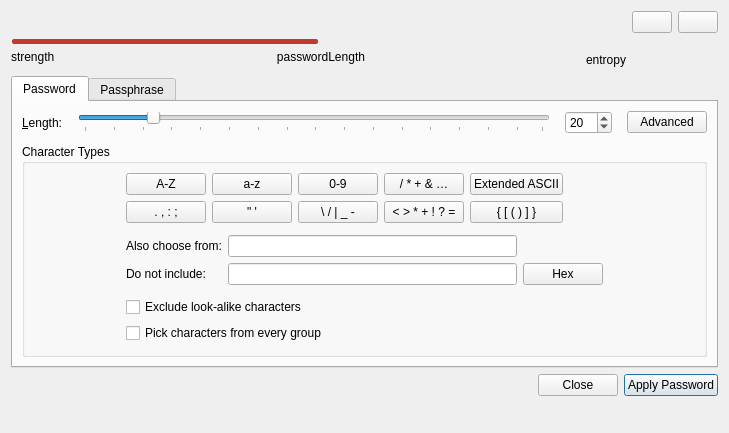
<?xml version="1.0" encoding="UTF-8"?>
<ui version="4.0">
 <class>PasswordGeneratorWidget</class>
 <widget class="QWidget" name="PasswordGeneratorWidget">
  <property name="geometry">
   <rect>
    <x>0</x>
    <y>0</y>
    <width>729</width>
    <height>433</height>
   </rect>
  </property>
  <property name="windowTitle">
   <string>Generate Password</string>
  </property>
  <layout class="QVBoxLayout" name="verticalLayout_2" stretch="0,0,0,0">
   <item>
    <layout class="QGridLayout" name="passwordFieldLayout">
     <item row="2" column="0">
      <layout class="QHBoxLayout" name="passwordStrengthTextLayout">
       <item>
        <widget class="QLabel" name="strengthLabel">
         <property name="maximumSize">
          <size>
           <width>16777215</width>
           <height>30</height>
          </size>
         </property>
         <property name="text">
          <string comment="Password strength">strength</string>
         </property>
         <property name="textFormat">
          <enum>Qt::PlainText</enum>
         </property>
         <property name="alignment">
          <set>Qt::AlignLeading|Qt::AlignLeft|Qt::AlignTop</set>
         </property>
         <property name="margin">
          <number>3</number>
         </property>
         <property name="wordWrap">
          <bool>true</bool>
         </property>
        </widget>
       </item>
       <item>
        <spacer name="horizontalSpacer_2">
         <property name="orientation">
          <enum>Qt::Horizontal</enum>
         </property>
         <property name="sizeHint" stdset="0">
          <size>
           <width>40</width>
           <height>20</height>
          </size>
         </property>
        </spacer>
       </item>
       <item>
        <widget class="QLabel" name="passwordLengthLabel">
         <property name="sizePolicy">
          <sizepolicy hsizetype="Preferred" vsizetype="Fixed">
           <horstretch>0</horstretch>
           <verstretch>0</verstretch>
          </sizepolicy>
         </property>
         <property name="maximumSize">
          <size>
           <width>16777215</width>
           <height>30</height>
          </size>
         </property>
         <property name="text">
          <string>passwordLength</string>
         </property>
         <property name="alignment">
          <set>Qt::AlignRight|Qt::AlignTop|Qt::AlignTrailing</set>
         </property>
         <property name="margin">
          <number>3</number>
         </property>
         <property name="wordWrap">
          <bool>true</bool>
         </property>
        </widget>
       </item>
       <item>
        <spacer name="horizontalSpacer_6">
         <property name="orientation">
          <enum>Qt::Horizontal</enum>
         </property>
         <property name="sizeHint" stdset="0">
          <size>
           <width>40</width>
           <height>20</height>
          </size>
         </property>
        </spacer>
       </item>
       <item>
        <widget class="QLabel" name="entropyLabel">
         <property name="sizePolicy">
          <sizepolicy hsizetype="Preferred" vsizetype="Fixed">
           <horstretch>0</horstretch>
           <verstretch>0</verstretch>
          </sizepolicy>
         </property>
         <property name="text">
          <string>entropy</string>
         </property>
         <property name="alignment">
          <set>Qt::AlignRight|Qt::AlignTop|Qt::AlignTrailing</set>
         </property>
         <property name="margin">
          <number>3</number>
         </property>
         <property name="wordWrap">
          <bool>true</bool>
         </property>
        </widget>
       </item>
      </layout>
     </item>
     <item row="0" column="0">
      <widget class="PasswordWidget" name="editNewPassword" native="true">
       <property name="sizePolicy">
        <sizepolicy hsizetype="Preferred" vsizetype="Preferred">
         <horstretch>0</horstretch>
         <verstretch>0</verstretch>
        </sizepolicy>
       </property>
       <property name="focusPolicy">
        <enum>Qt::StrongFocus</enum>
       </property>
       <property name="accessibleName">
        <string>Generated password</string>
       </property>
      </widget>
     </item>
     <item row="1" column="0">
      <widget class="QProgressBar" name="entropyProgressBar">
       <property name="minimumSize">
        <size>
         <width>50</width>
         <height>5</height>
        </size>
       </property>
       <property name="maximumSize">
        <size>
         <width>16777215</width>
         <height>5</height>
        </size>
       </property>
       <property name="styleSheet">
        <string notr="true">QProgressBar {
	border: none;
	height: 2px;
    font-size: 1px;
	background-color: transparent;
    padding: 0 1px;
}
QProgressBar::chunk {
	background-color: #c0392b;
	border-radius: 2px;
}</string>
       </property>
       <property name="maximum">
        <number>200</number>
       </property>
       <property name="value">
        <number>100</number>
       </property>
       <property name="textVisible">
        <bool>false</bool>
       </property>
       <property name="orientation">
        <enum>Qt::Horizontal</enum>
       </property>
       <property name="invertedAppearance">
        <bool>false</bool>
       </property>
       <property name="textDirection">
        <enum>QProgressBar::TopToBottom</enum>
       </property>
       <property name="format">
        <string>%p%</string>
       </property>
      </widget>
     </item>
     <item row="0" column="1">
      <widget class="QPushButton" name="buttonGenerate">
       <property name="focusPolicy">
        <enum>Qt::TabFocus</enum>
       </property>
       <property name="accessibleDescription">
        <string>Regenerate password</string>
       </property>
       <property name="shortcut">
        <string notr="true">Ctrl+R</string>
       </property>
      </widget>
     </item>
     <item row="0" column="2">
      <widget class="QPushButton" name="buttonCopy">
       <property name="focusPolicy">
        <enum>Qt::TabFocus</enum>
       </property>
       <property name="toolTip">
        <string>Copy password</string>
       </property>
       <property name="accessibleDescription">
        <string>Copy password</string>
       </property>
       <property name="shortcut">
        <string notr="true">Ctrl+C</string>
       </property>
      </widget>
     </item>
    </layout>
   </item>
   <item>
    <widget class="QTabWidget" name="tabWidget">
     <property name="sizePolicy">
      <sizepolicy hsizetype="Expanding" vsizetype="Minimum">
       <horstretch>0</horstretch>
       <verstretch>0</verstretch>
      </sizepolicy>
     </property>
     <property name="tabPosition">
      <enum>QTabWidget::North</enum>
     </property>
     <property name="currentIndex">
      <number>0</number>
     </property>
     <widget class="QWidget" name="passwordWidget">
      <attribute name="title">
       <string>Password</string>
      </attribute>
      <layout class="QGridLayout" name="_2">
       <property name="verticalSpacing">
        <number>10</number>
       </property>
       <item row="0" column="0">
        <layout class="QHBoxLayout" name="passwordLengthSliderLayout">
         <property name="spacing">
          <number>15</number>
         </property>
         <property name="sizeConstraint">
          <enum>QLayout::SetMinimumSize</enum>
         </property>
         <property name="topMargin">
          <number>0</number>
         </property>
         <item>
          <widget class="QLabel" name="labelLength">
           <property name="text">
            <string>&amp;Length:</string>
           </property>
           <property name="buddy">
            <cstring>spinBoxLength</cstring>
           </property>
          </widget>
         </item>
         <item>
          <widget class="QSlider" name="sliderLength">
           <property name="accessibleName">
            <string>Password length</string>
           </property>
           <property name="minimum">
            <number>1</number>
           </property>
           <property name="maximum">
            <number>128</number>
           </property>
           <property name="sliderPosition">
            <number>20</number>
           </property>
           <property name="orientation">
            <enum>Qt::Horizontal</enum>
           </property>
           <property name="tickPosition">
            <enum>QSlider::TicksBelow</enum>
           </property>
           <property name="tickInterval">
            <number>8</number>
           </property>
          </widget>
         </item>
         <item>
          <widget class="QSpinBox" name="spinBoxLength">
           <property name="accessibleName">
            <string>Password length</string>
           </property>
           <property name="minimum">
            <number>1</number>
           </property>
           <property name="maximum">
            <number>999</number>
           </property>
           <property name="value">
            <number>20</number>
           </property>
          </widget>
         </item>
         <item>
          <widget class="QPushButton" name="buttonAdvancedMode">
           <property name="focusPolicy">
            <enum>Qt::TabFocus</enum>
           </property>
           <property name="toolTip">
            <string>Switch to advanced mode</string>
           </property>
           <property name="text">
            <string>Advanced</string>
           </property>
           <property name="checkable">
            <bool>true</bool>
           </property>
           <attribute name="buttonGroup">
            <string notr="true">optionButtons</string>
           </attribute>
          </widget>
         </item>
        </layout>
       </item>
       <item row="1" column="0">
        <widget class="QGroupBox" name="groupBox">
         <property name="title">
          <string>Character Types</string>
         </property>
         <layout class="QHBoxLayout" name="horizontalLayout">
          <item>
           <spacer name="horizontalSpacer">
            <property name="orientation">
             <enum>Qt::Horizontal</enum>
            </property>
            <property name="sizeHint" stdset="0">
             <size>
              <width>40</width>
              <height>20</height>
             </size>
            </property>
           </spacer>
          </item>
          <item>
           <layout class="QVBoxLayout" name="characterTypesLayout">
            <item>
             <layout class="QGridLayout" name="characterButtons">
              <property name="bottomMargin">
               <number>6</number>
              </property>
              <item row="0" column="3">
               <widget class="QPushButton" name="checkBoxSpecialChars">
                <property name="enabled">
                 <bool>true</bool>
                </property>
                <property name="focusPolicy">
                 <enum>Qt::TabFocus</enum>
                </property>
                <property name="toolTip">
                 <string>Special characters</string>
                </property>
                <property name="accessibleName">
                 <string>Special characters</string>
                </property>
                <property name="text">
                 <string notr="true">/ * + &amp;&amp; …</string>
                </property>
                <property name="checkable">
                 <bool>true</bool>
                </property>
                <attribute name="buttonGroup">
                 <string notr="true">optionButtons</string>
                </attribute>
               </widget>
              </item>
              <item row="1" column="1">
               <widget class="QPushButton" name="checkBoxQuotes">
                <property name="focusPolicy">
                 <enum>Qt::TabFocus</enum>
                </property>
                <property name="toolTip">
                 <string>Quotes</string>
                </property>
                <property name="accessibleName">
                 <string>Quotes</string>
                </property>
                <property name="text">
                 <string notr="true">&quot; '</string>
                </property>
                <property name="checkable">
                 <bool>true</bool>
                </property>
                <attribute name="buttonGroup">
                 <string notr="true">optionButtons</string>
                </attribute>
               </widget>
              </item>
              <item row="1" column="0">
               <widget class="QPushButton" name="checkBoxPunctuation">
                <property name="focusPolicy">
                 <enum>Qt::TabFocus</enum>
                </property>
                <property name="toolTip">
                 <string>Punctuation</string>
                </property>
                <property name="accessibleName">
                 <string>Punctuation</string>
                </property>
                <property name="text">
                 <string notr="true">. , : ;</string>
                </property>
                <property name="checkable">
                 <bool>true</bool>
                </property>
                <attribute name="buttonGroup">
                 <string notr="true">optionButtons</string>
                </attribute>
               </widget>
              </item>
              <item row="1" column="2">
               <widget class="QPushButton" name="checkBoxDashes">
                <property name="focusPolicy">
                 <enum>Qt::TabFocus</enum>
                </property>
                <property name="toolTip">
                 <string>Dashes and Slashes</string>
                </property>
                <property name="accessibleName">
                 <string>Dashes and Slashes</string>
                </property>
                <property name="text">
                 <string notr="true">\ / | _ -</string>
                </property>
                <property name="checkable">
                 <bool>true</bool>
                </property>
                <attribute name="buttonGroup">
                 <string notr="true">optionButtons</string>
                </attribute>
               </widget>
              </item>
              <item row="0" column="0">
               <widget class="QPushButton" name="checkBoxUpper">
                <property name="focusPolicy">
                 <enum>Qt::TabFocus</enum>
                </property>
                <property name="toolTip">
                 <string>Upper-case letters</string>
                </property>
                <property name="accessibleName">
                 <string>Upper-case letters</string>
                </property>
                <property name="text">
                 <string notr="true">A-Z</string>
                </property>
                <property name="checkable">
                 <bool>true</bool>
                </property>
                <attribute name="buttonGroup">
                 <string notr="true">optionButtons</string>
                </attribute>
               </widget>
              </item>
              <item row="0" column="2">
               <widget class="QPushButton" name="checkBoxNumbers">
                <property name="focusPolicy">
                 <enum>Qt::TabFocus</enum>
                </property>
                <property name="toolTip">
                 <string>Numbers</string>
                </property>
                <property name="accessibleName">
                 <string>Numbers</string>
                </property>
                <property name="text">
                 <string notr="true">0-9</string>
                </property>
                <property name="checkable">
                 <bool>true</bool>
                </property>
                <attribute name="buttonGroup">
                 <string notr="true">optionButtons</string>
                </attribute>
               </widget>
              </item>
              <item row="0" column="1">
               <widget class="QPushButton" name="checkBoxLower">
                <property name="focusPolicy">
                 <enum>Qt::TabFocus</enum>
                </property>
                <property name="toolTip">
                 <string>Lower-case letters</string>
                </property>
                <property name="accessibleName">
                 <string>Lower-case letters</string>
                </property>
                <property name="text">
                 <string notr="true">a-z</string>
                </property>
                <property name="checkable">
                 <bool>true</bool>
                </property>
                <attribute name="buttonGroup">
                 <string notr="true">optionButtons</string>
                </attribute>
               </widget>
              </item>
              <item row="1" column="3">
               <widget class="QPushButton" name="checkBoxMath">
                <property name="focusPolicy">
                 <enum>Qt::TabFocus</enum>
                </property>
                <property name="toolTip">
                 <string>Math Symbols</string>
                </property>
                <property name="accessibleName">
                 <string>Math Symbols</string>
                </property>
                <property name="text">
                 <string notr="true">&lt; &gt; * + ! ? =</string>
                </property>
                <property name="checkable">
                 <bool>true</bool>
                </property>
                <attribute name="buttonGroup">
                 <string notr="true">optionButtons</string>
                </attribute>
               </widget>
              </item>
              <item row="0" column="4">
               <widget class="QPushButton" name="checkBoxExtASCII">
                <property name="focusPolicy">
                 <enum>Qt::TabFocus</enum>
                </property>
                <property name="toolTip">
                 <string>Extended ASCII</string>
                </property>
                <property name="accessibleName">
                 <string>Extended ASCII</string>
                </property>
                <property name="text">
                 <string>Extended ASCII</string>
                </property>
                <property name="checkable">
                 <bool>true</bool>
                </property>
                <attribute name="buttonGroup">
                 <string notr="true">optionButtons</string>
                </attribute>
               </widget>
              </item>
              <item row="1" column="4">
               <widget class="QPushButton" name="checkBoxBraces">
                <property name="focusPolicy">
                 <enum>Qt::TabFocus</enum>
                </property>
                <property name="toolTip">
                 <string>Braces</string>
                </property>
                <property name="accessibleName">
                 <string>Braces</string>
                </property>
                <property name="text">
                 <string notr="true">{ [ ( ) ] }</string>
                </property>
                <property name="checkable">
                 <bool>true</bool>
                </property>
                <attribute name="buttonGroup">
                 <string notr="true">optionButtons</string>
                </attribute>
               </widget>
              </item>
              <item row="0" column="5">
               <spacer name="horizontalSpacer_3">
                <property name="orientation">
                 <enum>Qt::Horizontal</enum>
                </property>
                <property name="sizeHint" stdset="0">
                 <size>
                  <width>40</width>
                  <height>20</height>
                 </size>
                </property>
               </spacer>
              </item>
             </layout>
            </item>
            <item>
             <widget class="QWidget" name="advancedContainer" native="true">
              <layout class="QVBoxLayout" name="verticalLayout_3">
               <property name="leftMargin">
                <number>0</number>
               </property>
               <property name="topMargin">
                <number>0</number>
               </property>
               <property name="rightMargin">
                <number>0</number>
               </property>
               <property name="bottomMargin">
                <number>0</number>
               </property>
               <item>
                <layout class="QGridLayout" name="gridLayout">
                 <property name="bottomMargin">
                  <number>6</number>
                 </property>
                 <item row="1" column="0">
                  <widget class="QLabel" name="labelExcludedChars">
                   <property name="text">
                    <string>Do not include:</string>
                   </property>
                  </widget>
                 </item>
                 <item row="0" column="1">
                  <widget class="QLineEdit" name="editAdditionalChars">
                   <property name="sizePolicy">
                    <sizepolicy hsizetype="Minimum" vsizetype="Fixed">
                     <horstretch>0</horstretch>
                     <verstretch>0</verstretch>
                    </sizepolicy>
                   </property>
                   <property name="toolTip">
                    <string>Additional characters to use for the generated password</string>
                   </property>
                   <property name="accessibleName">
                    <string>Additional characters</string>
                   </property>
                   <property name="clearButtonEnabled">
                    <bool>true</bool>
                   </property>
                  </widget>
                 </item>
                 <item row="1" column="2">
                  <widget class="QPushButton" name="buttonAddHex">
                   <property name="focusPolicy">
                    <enum>Qt::TabFocus</enum>
                   </property>
                   <property name="toolTip">
                    <string>Add non-hex letters to &quot;do not include&quot; list</string>
                   </property>
                   <property name="accessibleName">
                    <string>Hex Passwords</string>
                   </property>
                   <property name="text">
                    <string>Hex</string>
                   </property>
                  </widget>
                 </item>
                 <item row="1" column="1">
                  <widget class="QLineEdit" name="editExcludedChars">
                   <property name="sizePolicy">
                    <sizepolicy hsizetype="MinimumExpanding" vsizetype="Fixed">
                     <horstretch>0</horstretch>
                     <verstretch>0</verstretch>
                    </sizepolicy>
                   </property>
                   <property name="toolTip">
                    <string>Character set to exclude from generated password</string>
                   </property>
                   <property name="accessibleName">
                    <string>Excluded characters</string>
                   </property>
                   <property name="clearButtonEnabled">
                    <bool>true</bool>
                   </property>
                  </widget>
                 </item>
                 <item row="0" column="0">
                  <widget class="QLabel" name="label">
                   <property name="text">
                    <string>Also choose from:</string>
                   </property>
                  </widget>
                 </item>
                </layout>
               </item>
               <item>
                <widget class="QCheckBox" name="checkBoxExcludeAlike">
                 <property name="toolTip">
                  <string>Excluded characters: &quot;0&quot;, &quot;1&quot;, &quot;l&quot;, &quot;I&quot;, &quot;O&quot;, &quot;|&quot;, &quot;﹒&quot;, &quot;B&quot;, &quot;8&quot;, &quot;G&quot;, &quot;6&quot;</string>
                 </property>
                 <property name="accessibleDescription">
                  <string>Excluded characters: &quot;0&quot;, &quot;1&quot;, &quot;l&quot;, &quot;I&quot;, &quot;O&quot;, &quot;|&quot;, &quot;﹒&quot;, &quot;B&quot;, &quot;8&quot;, &quot;G&quot;, &quot;6&quot;</string>
                 </property>
                 <property name="text">
                  <string>Exclude look-alike characters</string>
                 </property>
                 <attribute name="buttonGroup">
                  <string notr="true">optionButtons</string>
                 </attribute>
                </widget>
               </item>
               <item>
                <widget class="QCheckBox" name="checkBoxEnsureEvery">
                 <property name="text">
                  <string>Pick characters from every group</string>
                 </property>
                 <attribute name="buttonGroup">
                  <string notr="true">optionButtons</string>
                 </attribute>
                </widget>
               </item>
              </layout>
             </widget>
            </item>
           </layout>
          </item>
          <item>
           <spacer name="horizontalSpacer_8">
            <property name="orientation">
             <enum>Qt::Horizontal</enum>
            </property>
            <property name="sizeHint" stdset="0">
             <size>
              <width>40</width>
              <height>20</height>
             </size>
            </property>
           </spacer>
          </item>
         </layout>
        </widget>
       </item>
      </layout>
     </widget>
     <widget class="QWidget" name="dicewareWidget">
      <attribute name="title">
       <string>Passphrase</string>
      </attribute>
      <layout class="QGridLayout" name="gridLayout_2">
       <item row="0" column="0">
        <layout class="QGridLayout" name="gridLayout_3">
         <item row="1" column="1" alignment="Qt::AlignRight">
          <widget class="QLabel" name="labelWordList">
           <property name="sizePolicy">
            <sizepolicy hsizetype="Minimum" vsizetype="Preferred">
             <horstretch>0</horstretch>
             <verstretch>0</verstretch>
            </sizepolicy>
           </property>
           <property name="text">
            <string>Wordlist:</string>
           </property>
          </widget>
         </item>
         <item row="3" column="2">
          <layout class="QHBoxLayout" name="horizontalLayout_9">
           <item>
            <widget class="QLineEdit" name="editWordSeparator">
             <property name="sizePolicy">
              <sizepolicy hsizetype="Minimum" vsizetype="Fixed">
               <horstretch>0</horstretch>
               <verstretch>0</verstretch>
              </sizepolicy>
             </property>
             <property name="minimumSize">
              <size>
               <width>20</width>
               <height>0</height>
              </size>
             </property>
             <property name="text">
              <string/>
             </property>
            </widget>
           </item>
           <item>
            <spacer name="horizontalSpacer_7">
             <property name="orientation">
              <enum>Qt::Horizontal</enum>
             </property>
             <property name="sizeHint" stdset="0">
              <size>
               <width>40</width>
               <height>20</height>
              </size>
             </property>
            </spacer>
           </item>
          </layout>
         </item>
         <item row="2" column="1" alignment="Qt::AlignRight">
          <widget class="QLabel" name="labelWordCount">
           <property name="text">
            <string>Word Count:</string>
           </property>
           <property name="buddy">
            <cstring>spinBoxLength</cstring>
           </property>
          </widget>
         </item>
         <item row="4" column="1" alignment="Qt::AlignRight">
          <widget class="QLabel" name="wordCaseLabel">
           <property name="text">
            <string>Word Case:</string>
           </property>
          </widget>
         </item>
         <item row="1" column="2">
          <layout class="QHBoxLayout" name="horizontalLayout_10">
           <item>
            <widget class="QComboBox" name="comboBoxWordList">
             <property name="sizePolicy">
              <sizepolicy hsizetype="Expanding" vsizetype="Fixed">
               <horstretch>0</horstretch>
               <verstretch>0</verstretch>
              </sizepolicy>
             </property>
            </widget>
           </item>
           <item>
            <widget class="QPushButton" name="buttonDeleteWordList">
             <property name="focusPolicy">
              <enum>Qt::TabFocus</enum>
             </property>
             <property name="toolTip">
              <string>Delete selected wordlist</string>
             </property>
             <property name="accessibleDescription">
              <string>Delete selected wordlist</string>
             </property>
            </widget>
           </item>
           <item>
            <widget class="QPushButton" name="buttonAddWordList">
             <property name="focusPolicy">
              <enum>Qt::TabFocus</enum>
             </property>
             <property name="toolTip">
              <string>Add custom wordlist</string>
             </property>
             <property name="accessibleDescription">
              <string>Add custom wordlist</string>
             </property>
            </widget>
           </item>
          </layout>
         </item>
         <item row="2" column="2">
          <layout class="QHBoxLayout" name="horizontalLayout_3">
           <property name="sizeConstraint">
            <enum>QLayout::SetMinimumSize</enum>
           </property>
           <item>
            <widget class="QSlider" name="sliderWordCount">
             <property name="minimum">
              <number>1</number>
             </property>
             <property name="maximum">
              <number>40</number>
             </property>
             <property name="value">
              <number>6</number>
             </property>
             <property name="sliderPosition">
              <number>6</number>
             </property>
             <property name="orientation">
              <enum>Qt::Horizontal</enum>
             </property>
             <property name="tickPosition">
              <enum>QSlider::TicksBelow</enum>
             </property>
             <property name="tickInterval">
              <number>8</number>
             </property>
            </widget>
           </item>
           <item>
            <widget class="QSpinBox" name="spinBoxWordCount">
             <property name="minimum">
              <number>1</number>
             </property>
             <property name="maximum">
              <number>100</number>
             </property>
             <property name="value">
              <number>6</number>
             </property>
            </widget>
           </item>
          </layout>
         </item>
         <item row="4" column="2">
          <layout class="QHBoxLayout" name="horizontalLayout_6">
           <item>
            <widget class="QComboBox" name="wordCaseComboBox"/>
           </item>
           <item>
            <spacer name="horizontalSpacer_4">
             <property name="orientation">
              <enum>Qt::Horizontal</enum>
             </property>
             <property name="sizeHint" stdset="0">
              <size>
               <width>40</width>
               <height>20</height>
              </size>
             </property>
            </spacer>
           </item>
          </layout>
         </item>
         <item row="3" column="1" alignment="Qt::AlignRight">
          <widget class="QLabel" name="labelWordSeparator">
           <property name="text">
            <string>Word Separator:</string>
           </property>
          </widget>
         </item>
         <item row="0" column="2">
          <widget class="QLabel" name="labelWordListWarning">
           <property name="font">
            <font>
             <weight>75</weight>
             <bold>true</bold>
            </font>
           </property>
           <property name="text">
            <string>Warning: the chosen wordlist is smaller than the minimum recommended size!</string>
           </property>
           <property name="wordWrap">
            <bool>true</bool>
           </property>
          </widget>
         </item>
        </layout>
       </item>
       <item row="1" column="0">
        <spacer name="verticalSpacer_3">
         <property name="orientation">
          <enum>Qt::Vertical</enum>
         </property>
         <property name="sizeHint" stdset="0">
          <size>
           <width>20</width>
           <height>40</height>
          </size>
         </property>
        </spacer>
       </item>
      </layout>
     </widget>
    </widget>
   </item>
   <item>
    <layout class="QHBoxLayout" name="horizontalLayout_4">
     <property name="leftMargin">
      <number>0</number>
     </property>
     <property name="topMargin">
      <number>0</number>
     </property>
     <item>
      <spacer name="horizontalSpacer_5">
       <property name="orientation">
        <enum>Qt::Horizontal</enum>
       </property>
       <property name="sizeHint" stdset="0">
        <size>
         <width>40</width>
         <height>20</height>
        </size>
       </property>
      </spacer>
     </item>
     <item>
      <widget class="QPushButton" name="buttonClose">
       <property name="text">
        <string>Close</string>
       </property>
       <property name="shortcut">
        <string>Esc</string>
       </property>
      </widget>
     </item>
     <item>
      <widget class="QPushButton" name="buttonApply">
       <property name="text">
        <string>Apply Password</string>
       </property>
       <property name="default">
        <bool>true</bool>
       </property>
      </widget>
     </item>
    </layout>
   </item>
   <item>
    <spacer name="verticalSpacer">
     <property name="orientation">
      <enum>Qt::Vertical</enum>
     </property>
     <property name="sizeType">
      <enum>QSizePolicy::Expanding</enum>
     </property>
     <property name="sizeHint" stdset="0">
      <size>
       <width>0</width>
       <height>0</height>
      </size>
     </property>
    </spacer>
   </item>
  </layout>
 </widget>
 <customwidgets>
  <customwidget>
   <class>PasswordWidget</class>
   <extends>QWidget</extends>
   <header>gui/PasswordWidget.h</header>
   <container>1</container>
  </customwidget>
 </customwidgets>
 <tabstops>
  <tabstop>editNewPassword</tabstop>
  <tabstop>buttonGenerate</tabstop>
  <tabstop>buttonCopy</tabstop>
  <tabstop>tabWidget</tabstop>
  <tabstop>sliderLength</tabstop>
  <tabstop>spinBoxLength</tabstop>
  <tabstop>buttonAdvancedMode</tabstop>
  <tabstop>checkBoxUpper</tabstop>
  <tabstop>checkBoxLower</tabstop>
  <tabstop>checkBoxNumbers</tabstop>
  <tabstop>checkBoxSpecialChars</tabstop>
  <tabstop>checkBoxExtASCII</tabstop>
  <tabstop>checkBoxPunctuation</tabstop>
  <tabstop>checkBoxQuotes</tabstop>
  <tabstop>checkBoxDashes</tabstop>
  <tabstop>checkBoxMath</tabstop>
  <tabstop>checkBoxBraces</tabstop>
  <tabstop>editAdditionalChars</tabstop>
  <tabstop>editExcludedChars</tabstop>
  <tabstop>buttonAddHex</tabstop>
  <tabstop>checkBoxExcludeAlike</tabstop>
  <tabstop>checkBoxEnsureEvery</tabstop>
  <tabstop>comboBoxWordList</tabstop>
  <tabstop>buttonDeleteWordList</tabstop>
  <tabstop>buttonAddWordList</tabstop>
  <tabstop>sliderWordCount</tabstop>
  <tabstop>spinBoxWordCount</tabstop>
  <tabstop>editWordSeparator</tabstop>
  <tabstop>wordCaseComboBox</tabstop>
  <tabstop>buttonClose</tabstop>
  <tabstop>buttonApply</tabstop>
 </tabstops>
 <resources/>
 <connections/>
 <buttongroups>
  <buttongroup name="optionButtons">
   <property name="exclusive">
    <bool>false</bool>
   </property>
  </buttongroup>
 </buttongroups>
</ui>
